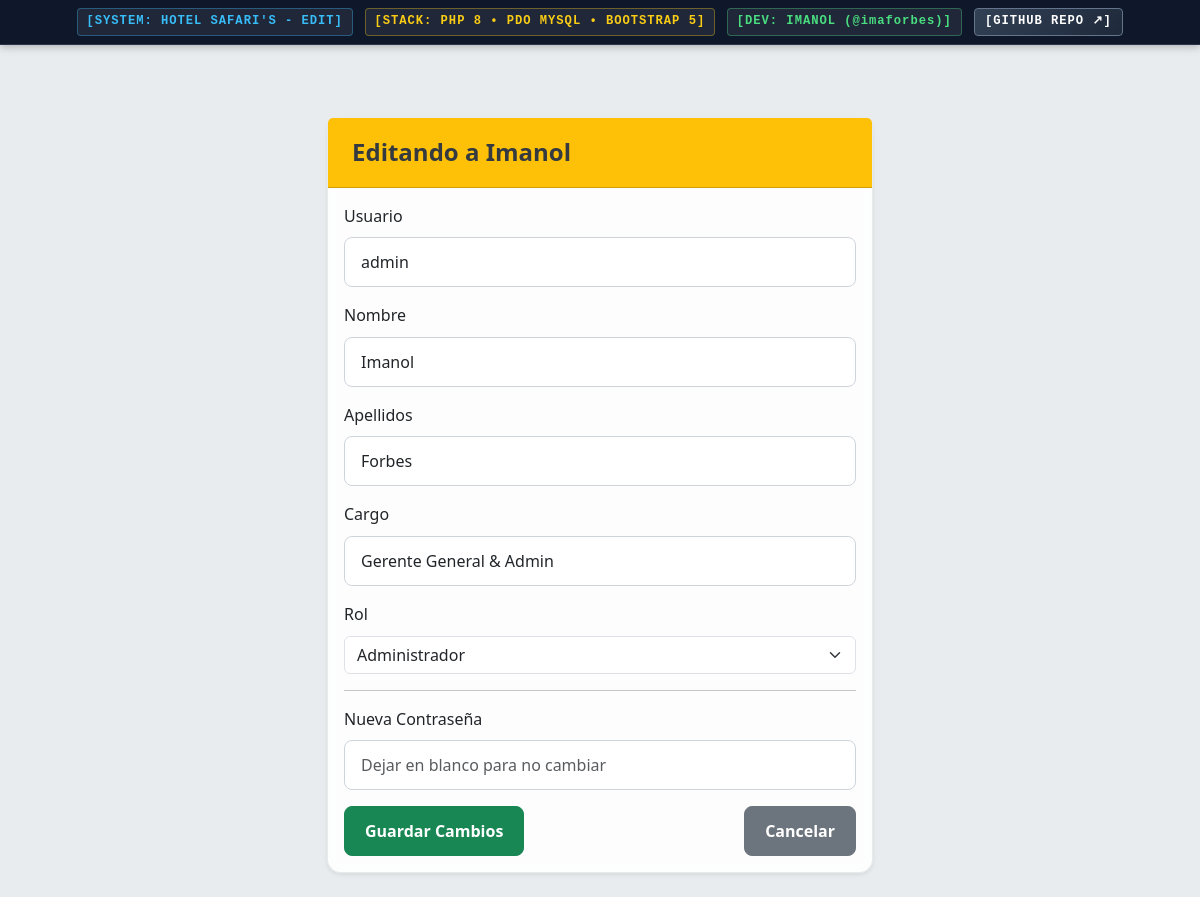
Page /editar-empleado.php?codigo=101 (signed in) on the committed database.
### tables this page shows
CREATE TABLE `empleados` (
  `Codigo_empl` int(11) NOT NULL,
  `Usuario` varchar(50) NOT NULL,
  `passwor` varchar(255) NOT NULL COMMENT 'Almacena hash bcrypt generado con password_hash()',
  `Nombre` varchar(100) NOT NULL,
  `Apellidos` varchar(100) NOT NULL,
  `Cargo` varchar(100) NOT NULL,
  `rol` varchar(20) NOT NULL DEFAULT 'empleado' COMMENT 'Valores: admin, empleado',
  PRIMARY KEY (`Codigo_empl`),
  UNIQUE KEY `uk_empleado_usuario` (`Usuario`)
);

### editar-empleado.php (the view, shortened to what this page needs)
<?php
require_once 'api_hotel/conexion.php';
$codigo_empl = $_GET['codigo'];
$sql = "SELECT * FROM empleados WHERE Codigo_empl = ?";
$stmt = $pdo->prepare($sql);
$stmt->execute([$codigo_empl]);
$empleado = $stmt->fetch(PDO::FETCH_ASSOC);
?>
<!DOCTYPE html>
<html lang="es">
<head>
    <link href="https://cdn.jsdelivr.net/npm/bootstrap@5.3.3/dist/css/bootstrap.min.css" rel="stylesheet">
    <link rel="stylesheet" href="css/style.css">
</head>
<body>
    <header class="hallmark-header">
        <span class="badge-item badge-system">[SYSTEM: HOTEL SAFARI'S - EDIT]</span>
        <span class="badge-item badge-stack">[STACK: PHP 8 • PDO MYSQL • BOOTSTRAP 5]</span>
        <span class="badge-item badge-dev">[DEV: IMANOL (@imaforbes)]</span>
        <a href="https://github.com/Imaforbes/Hotel-Safaris" target="_blank" class="badge-repo">[GITHUB REPO ↗]</a>
    </header>
    <main class="container mt-5">
        <div class="row justify-content-center">
            <div class="col-md-6">
                <div class="card shadow-sm">
                    <div class="card-header bg-warning">
                        <h4 class="mb-0">Editando a <?php echo htmlspecialchars($empleado['Nombre']); ?></h4>
                    </div>
                    <div class="card-body">
                        <form action="api_hotel/actualizar-empleado.php" method="POST">
                            <div class="mb-3"><label class="form-label">Usuario</label><input type="text" class="form-control" name="Usuario" value="<?php echo htmlspecialchars($empleado['Usuario']); ?>" required></div>
                            <div class="mb-3"><label class="form-label">Nombre</label><input type="text" class="form-control" name="Nombre" value="<?php echo htmlspecialchars($empleado['Nombre']); ?>" required></div>
                            <div class="mb-3"><label class="form-label">Apellidos</label><input type="text" class="form-control" name="Apellidos" value="<?php echo htmlspecialchars($empleado['Apellidos']); ?>" required></div>
                            <div class="mb-3"><label class="form-label">Cargo</label><input type="text" class="form-control" name="Cargo" value="<?php echo htmlspecialchars($empleado['Cargo']); ?>" required></div>
                            <div class="mb-3">
                                <label class="form-label">Rol</label>
                                <select name="rol" class="form-select" required>
                                    <option value="admin" <?php if ($empleado['rol'] === 'admin') echo 'selected'; ?>>Administrador</option>
                                </select>
                            </div>
                            <hr>
                            <div class="mb-3">
                                <label class="form-label">Nueva Contraseña</label>
                                <input type="password" class="form-control" name="passwor" placeholder="Dejar en blanco para no cambiar">
                            </div>
                            <div class="d-flex justify-content-between">
                                <button type="submit" class="btn btn-success">Guardar Cambios</button>
                                <a href="administrador.php" class="btn btn-secondary">Cancelar</a>
                            </div>
                        </form>
                    </div>
                </div>
            </div>
        </div>
    </main>
</body>
</html>

### css/style.css (style rules this page uses)
:root { --primary-color: #007bff; --secondary-color: #6c757d; --background-light: #f8f9fa; --background-medium: #e9ecef; --text-color-dark: #343a40; --text-color-light: #ffffff; --card-bg: rgba(255, 255, 255, 0.9); --shadow-light: rgba(0, 0, 0, 0.1) 0px 4px 12px; --shadow-medium: rgba(0, 0, 0, 0.15) 0px 8px 24px; }
body { font-family: 'Segoe UI', Roboto, 'Helvetica Neue', Arial, sans-serif, "Apple Color Emoji", "Segoe UI Emoji", "Segoe UI Symbol"; background-color: var(--background-medium); color: var(--text-color-dark); line-height: 1.6; }
h1, h2, h3, h4, h5, h6 { color: var(--text-color-dark); font-weight: 600; }
a { color: var(--primary-color); text-decoration: none; transition: color 0.3s ease; }
.container { padding-top: 1.5rem; padding-bottom: 1.5rem; }
.card { border: none; border-radius: 0.75rem; background-color: var(--card-bg); backdrop-filter: blur(5px); box-shadow: var(--shadow-medium); transition: transform 0.3s ease, box-shadow 0.3s ease; }
.card-header { border-top-left-radius: 0.75rem; border-top-right-radius: 0.75rem; padding: 1.25rem 1.5rem; font-weight: 700; font-size: 1.15rem; display: flex; align-items: center; }
.form-control { border-radius: 0.5rem; border: 1px solid #ced4da; padding: 0.75rem 1rem; transition: border-color 0.3s ease, box-shadow 0.3s ease; }
.btn { border-radius: 0.5rem; padding: 0.75rem 1.25rem; font-weight: 600; transition: background-color 0.3s ease, border-color 0.3s ease, transform 0.2s ease; }
.hallmark-header { background: #0f172a; color: #e2e8f0; border-bottom: 1px solid rgba(255, 255, 255, 0.12); font-family: 'Courier New', Courier, monospace, 'Segoe UI Mono', sans-serif; font-size: 0.76rem; letter-spacing: 0.08em; font-weight: 700; padding: 0.5rem 1rem; position: sticky; top: 0; z-index: 1060; display: flex; justify-content: center; align-items: center; gap: 0.75rem; flex-wrap: wrap; box-shadow: 0 2px 8px rgba(0, 0, 0, 0.25); }
.hallmark-header .badge-item { padding: 0.2rem 0.55rem; border-radius: 4px; background: rgba(255, 255, 255, 0.07); border: 1px solid rgba(255, 255, 255, 0.15); white-space: nowrap; }
.hallmark-header .badge-system { color: #38bdf8; border-color: rgba(56, 189, 248, 0.35); }
.hallmark-header .badge-stack { color: #facc15; border-color: rgba(250, 204, 21, 0.35); }
.hallmark-header .badge-dev { color: #4ade80; border-color: rgba(74, 222, 128, 0.35); }
.hallmark-header .badge-repo { color: #ffffff; background: linear-gradient(135deg, #334155, #1e293b); border: 1px solid #64748b; padding: 0.2rem 0.65rem; border-radius: 4px; text-decoration: none; transition: all 0.25s ease; white-space: nowrap; }
.card { border-radius: 14px !important; border: 1px solid rgba(0, 0, 0, 0.08) !important; transition: transform 0.25s cubic-bezier(0.165, 0.84, 0.44, 1), box-shadow 0.25s ease !important; }

### rows in the picture
empleados: Nombre "Imanol", Usuario "admin", Apellidos "Forbes", Cargo "Gerente General & Admin", rol "Administrador"
